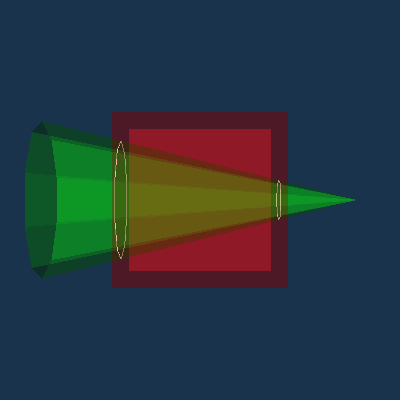

Recreate this plot in Python.
#!/usr/bin/env python

# Demonstrate vtkIntersectionPolyDataFilter on a subdivided cube and cone,
# rendering both surfaces (transparent) with the intersection curve.

# Factory overrides
import vtkmodules.vtkInteractionStyle  # noqa: F401
import vtkmodules.vtkRenderingOpenGL2  # noqa: F401

from vtkmodules.vtkFiltersCore import vtkTriangleFilter
from vtkmodules.vtkFiltersModeling import vtkLinearSubdivisionFilter
from vtkmodules.vtkFiltersGeneral import vtkIntersectionPolyDataFilter
from vtkmodules.vtkFiltersSources import (
    vtkConeSource,
    vtkCubeSource,
)
from vtkmodules.vtkRenderingCore import (
    vtkActor,
    vtkPolyDataMapper,
    vtkRenderWindow,
    vtkRenderWindowInteractor,
    vtkRenderer,
)

# Create a subdivided cube
cube = vtkCubeSource()
cube.SetCenter(0.0, 0.0, 0.0)
cube.SetXLength(1.0)
cube.SetYLength(1.0)
cube.SetZLength(1.0)

cube_tri = vtkTriangleFilter()
cube_tri.SetInputConnection(cube.GetOutputPort())

cube_sub = vtkLinearSubdivisionFilter()
cube_sub.SetInputConnection(cube_tri.GetOutputPort())
cube_sub.SetNumberOfSubdivisions(3)

cube_mapper = vtkPolyDataMapper()
cube_mapper.SetInputConnection(cube_sub.GetOutputPort())
cube_mapper.ScalarVisibilityOff()

cube_actor = vtkActor()
cube_actor.SetMapper(cube_mapper)
cube_actor.GetProperty().SetOpacity(0.3)
cube_actor.GetProperty().SetColor(1, 0, 0)
cube_actor.GetProperty().SetInterpolationToFlat()

# Create a subdivided cone
cone = vtkConeSource()
cone.SetCenter(0.0, 0.0, 0.0)
cone.SetRadius(0.5)
cone.SetHeight(2.0)
cone.SetResolution(10)
cone.SetDirection(1, 0, 0)

cone_tri = vtkTriangleFilter()
cone_tri.SetInputConnection(cone.GetOutputPort())

cone_sub = vtkLinearSubdivisionFilter()
cone_sub.SetInputConnection(cone_tri.GetOutputPort())
cone_sub.SetNumberOfSubdivisions(3)

cone_mapper = vtkPolyDataMapper()
cone_mapper.SetInputConnection(cone_sub.GetOutputPort())
cone_mapper.ScalarVisibilityOff()

cone_actor = vtkActor()
cone_actor.SetMapper(cone_mapper)
cone_actor.GetProperty().SetOpacity(0.3)
cone_actor.GetProperty().SetColor(0, 1, 0)
cone_actor.GetProperty().SetInterpolationToFlat()

# Compute intersection
intersection = vtkIntersectionPolyDataFilter()
intersection.SetInputConnection(0, cube_sub.GetOutputPort())
intersection.SetInputConnection(1, cone_sub.GetOutputPort())
intersection.SetSplitFirstOutput(0)
intersection.SetSplitSecondOutput(0)
intersection.Update()

intersection_mapper = vtkPolyDataMapper()
intersection_mapper.SetInputConnection(intersection.GetOutputPort())
intersection_mapper.ScalarVisibilityOff()

intersection_actor = vtkActor()
intersection_actor.SetMapper(intersection_mapper)

# Renderer
renderer = vtkRenderer()
renderer.AddViewProp(cube_actor)
renderer.AddViewProp(cone_actor)
renderer.AddViewProp(intersection_actor)
renderer.SetBackground(0.1, 0.2, 0.3)

# Window
render_window = vtkRenderWindow()
render_window.AddRenderer(renderer)
render_window.SetSize(400, 400)
render_window.SetWindowName("intersection cube cone")

# Interactor
interactor = vtkRenderWindowInteractor()
interactor.SetRenderWindow(render_window)

interactor.Initialize()
interactor.Start()
